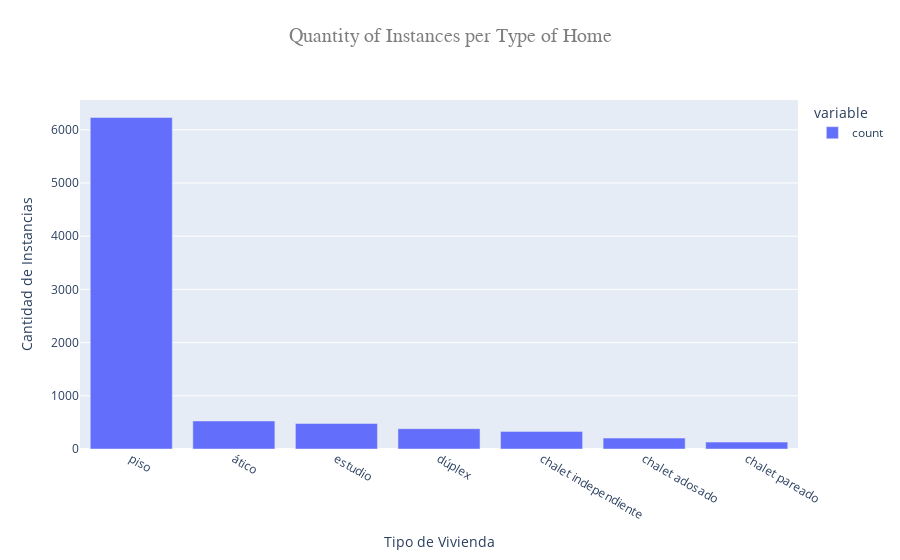

Notebook source saved alongside this figure:
### Code cell
plot_instances_of_home_per_type()

### Figure 1 — Plotly figure (JSON) as saved in the notebook; plotly's stock layout.template omitted (floating-point values rounded to 4 significant figures)
{"data": [{"alignmentgroup": "True", "hovertemplate": "variable=count<br>Type=%{x}<br>value=%{y}<extra></extra>", "legendgroup": "count", "marker": {"color": "#636efa", "pattern": {"shape": ""}}, "name": "count", "offsetgroup": "count", "orientation": "v", "showlegend": true, "textposition": "auto", "type": "bar", "x": ["piso", "ático", "estudio", "dúplex", "chalet independiente", "chalet adosado", "chalet pareado"], "xaxis": "x", "y": [6232, 527, 480, 382, 331, 205, 130], "yaxis": "y"}], "layout": {"barmode": "relative", "legend": {"title": {"text": "variable"}, "tracegroupgap": 0}, "title": {"font": {"color": "#7f7f7f", "family": "Courier New, monospace", "size": 20}, "text": "Quantity of Instances per Type of Home", "x": 0.5, "y": 0.95}, "xaxis": {"anchor": "y", "domain": [0, 1], "tickfont": {"size": 12}, "title": {"font": {"size": 14}, "text": "Tipo de Vivienda"}, "type": "category"}, "yaxis": {"anchor": "x", "domain": [0, 1], "tickfont": {"size": 12}, "title": {"font": {"size": 14}, "text": "Cantidad de Instancias"}}}}
